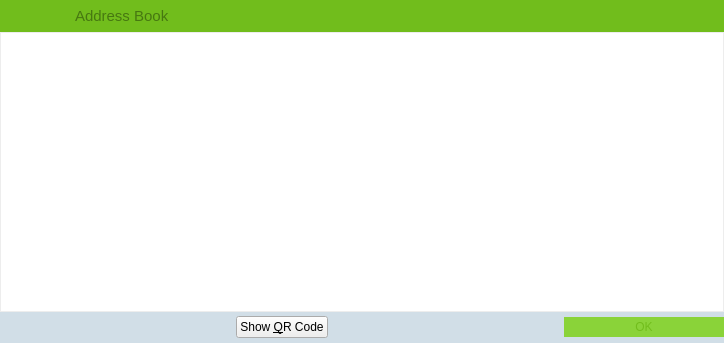
<?xml version="1.0" encoding="UTF-8"?>
<ui version="4.0">
 <class>AddressBookPage</class>
 <widget class="QWidget" name="AddressBookPage">
  <property name="geometry">
   <rect>
    <x>0</x>
    <y>0</y>
    <width>724</width>
    <height>343</height>
   </rect>
  </property>
  <property name="palette">
   <palette>
    <active>
     <colorrole role="Button">
      <brush brushstyle="SolidPattern">
       <color alpha="255">
        <red>209</red>
        <green>222</green>
        <blue>231</blue>
       </color>
      </brush>
     </colorrole>
     <colorrole role="Base">
      <brush brushstyle="SolidPattern">
       <color alpha="255">
        <red>209</red>
        <green>222</green>
        <blue>231</blue>
       </color>
      </brush>
     </colorrole>
     <colorrole role="Window">
      <brush brushstyle="SolidPattern">
       <color alpha="255">
        <red>209</red>
        <green>222</green>
        <blue>231</blue>
       </color>
      </brush>
     </colorrole>
     <colorrole role="Highlight">
      <brush brushstyle="SolidPattern">
       <color alpha="255">
        <red>235</red>
        <green>235</green>
        <blue>235</blue>
       </color>
      </brush>
     </colorrole>
     <colorrole role="HighlightedText">
      <brush brushstyle="SolidPattern">
       <color alpha="255">
        <red>171</red>
        <green>127</green>
        <blue>130</blue>
       </color>
      </brush>
     </colorrole>
    </active>
    <inactive>
     <colorrole role="Button">
      <brush brushstyle="SolidPattern">
       <color alpha="255">
        <red>209</red>
        <green>222</green>
        <blue>231</blue>
       </color>
      </brush>
     </colorrole>
     <colorrole role="Base">
      <brush brushstyle="SolidPattern">
       <color alpha="255">
        <red>209</red>
        <green>222</green>
        <blue>231</blue>
       </color>
      </brush>
     </colorrole>
     <colorrole role="Window">
      <brush brushstyle="SolidPattern">
       <color alpha="255">
        <red>209</red>
        <green>222</green>
        <blue>231</blue>
       </color>
      </brush>
     </colorrole>
     <colorrole role="Highlight">
      <brush brushstyle="SolidPattern">
       <color alpha="255">
        <red>235</red>
        <green>235</green>
        <blue>235</blue>
       </color>
      </brush>
     </colorrole>
     <colorrole role="HighlightedText">
      <brush brushstyle="SolidPattern">
       <color alpha="255">
        <red>171</red>
        <green>127</green>
        <blue>130</blue>
       </color>
      </brush>
     </colorrole>
    </inactive>
    <disabled>
     <colorrole role="Button">
      <brush brushstyle="SolidPattern">
       <color alpha="255">
        <red>209</red>
        <green>222</green>
        <blue>231</blue>
       </color>
      </brush>
     </colorrole>
     <colorrole role="Base">
      <brush brushstyle="SolidPattern">
       <color alpha="255">
        <red>209</red>
        <green>222</green>
        <blue>231</blue>
       </color>
      </brush>
     </colorrole>
     <colorrole role="Window">
      <brush brushstyle="SolidPattern">
       <color alpha="255">
        <red>209</red>
        <green>222</green>
        <blue>231</blue>
       </color>
      </brush>
     </colorrole>
     <colorrole role="Highlight">
      <brush brushstyle="SolidPattern">
       <color alpha="255">
        <red>240</red>
        <green>240</green>
        <blue>240</blue>
       </color>
      </brush>
     </colorrole>
     <colorrole role="HighlightedText">
      <brush brushstyle="SolidPattern">
       <color alpha="255">
        <red>171</red>
        <green>127</green>
        <blue>130</blue>
       </color>
      </brush>
     </colorrole>
    </disabled>
   </palette>
  </property>
  <property name="windowTitle">
   <string>Address Book</string>
  </property>
  <property name="styleSheet">
   <string notr="true">#AddressBookPage {
	background-color: rgb(209,222,231);
 }</string>
  </property>
  <layout class="QVBoxLayout" name="verticalLayout">
   <property name="spacing">
    <number>0</number>
   </property>
   <property name="leftMargin">
    <number>0</number>
   </property>
   <property name="topMargin">
    <number>0</number>
   </property>
   <property name="rightMargin">
    <number>0</number>
   </property>
   <property name="bottomMargin">
    <number>0</number>
   </property>
   <item>
    <widget class="QWidget" name="wAddressBookHeader" native="true">
     <property name="minimumSize">
      <size>
       <width>0</width>
       <height>32</height>
      </size>
     </property>
     <property name="maximumSize">
      <size>
       <width>16777215</width>
       <height>32</height>
      </size>
     </property>
     <property name="styleSheet">
      <string notr="true">background-color: rgb(113,189,28);</string>
     </property>
     <property name="is_header" stdset="0">
      <bool>true</bool>
     </property>
     <layout class="QHBoxLayout" name="horizontalLayout_13">
      <property name="leftMargin">
       <number>0</number>
      </property>
      <property name="topMargin">
       <number>0</number>
      </property>
      <property name="rightMargin">
       <number>0</number>
      </property>
      <property name="bottomMargin">
       <number>0</number>
      </property>
      <item>
       <spacer name="horizontalSpacer_17">
        <property name="orientation">
         <enum>Qt::Horizontal</enum>
        </property>
        <property name="sizeType">
         <enum>QSizePolicy::Fixed</enum>
        </property>
        <property name="sizeHint" stdset="0">
         <size>
          <width>3</width>
          <height>20</height>
         </size>
        </property>
       </spacer>
      </item>
      <item>
       <widget class="QLabel" name="label_25">
        <property name="sizePolicy">
         <sizepolicy hsizetype="Preferred" vsizetype="Preferred">
          <horstretch>0</horstretch>
          <verstretch>0</verstretch>
         </sizepolicy>
        </property>
        <property name="minimumSize">
         <size>
          <width>30</width>
          <height>30</height>
         </size>
        </property>
        <property name="maximumSize">
         <size>
          <width>30</width>
          <height>30</height>
         </size>
        </property>
        <property name="text">
         <string/>
        </property>
        <property name="pixmap">
         <pixmap resource="../res.qrc">:/res/address_book.png</pixmap>
        </property>
       </widget>
      </item>
      <item>
       <widget class="QLabel" name="label_25_1">
        <property name="sizePolicy">
         <sizepolicy hsizetype="Preferred" vsizetype="Preferred">
          <horstretch>0</horstretch>
          <verstretch>0</verstretch>
         </sizepolicy>
        </property>
        <property name="minimumSize">
         <size>
          <width>30</width>
          <height>30</height>
         </size>
        </property>
        <property name="maximumSize">
         <size>
          <width>30</width>
          <height>30</height>
         </size>
        </property>
        <property name="text">
         <string/>
        </property>
        <property name="pixmap">
         <pixmap resource="../res.qrc">:/res/download.png</pixmap>
        </property>
       </widget>
      </item>
      <item>
       <widget class="QLabel" name="label_27">
        <property name="font">
         <font>
          <pointsize>11</pointsize>
          <stylestrategy>PreferAntialias</stylestrategy>
         </font>
        </property>
        <property name="styleSheet">
         <string notr="true">QLabel {
	color:rgb(70,120,16);
}</string>
        </property>
        <property name="text">
         <string>Address Book</string>
        </property>
       </widget>
      </item>
      <item>
       <widget class="QPushButton" name="bClose">
        <property name="minimumSize">
         <size>
          <width>30</width>
          <height>30</height>
         </size>
        </property>
        <property name="maximumSize">
         <size>
          <width>30</width>
          <height>30</height>
         </size>
        </property>
        <property name="styleSheet">
         <string notr="true">QPushButton {	
	image: url(:/res/close_normal.png);
	border: 0px solid gray;
}
QPushButton:pressed:flat {
	image: url(:/res/close_normal.png);
}

QPushButton:hover {
	image: url(:/res/close_hover.png);
}</string>
        </property>
        <property name="text">
         <string notr="true"/>
        </property>
        <property name="flat">
         <bool>true</bool>
        </property>
       </widget>
      </item>
     </layout>
    </widget>
   </item>
   <item>
    <widget class="QTableView" name="tableView">
     <property name="contextMenuPolicy">
      <enum>Qt::CustomContextMenu</enum>
     </property>
     <property name="toolTip">
      <string>Double-click to edit address or label</string>
     </property>
     <property name="styleSheet">
      <string notr="true"> QScrollBar:vertical {
     border: 0px solid grey;
     background: white;
     width: 9px;
     margin: 24px 0px 0 0px;
 }
 QScrollBar::handle:vertical {
     background: rgb(209,222,231);
     min-width: 20px;
 }
QScrollBar::sub-line:vertical {
	height: 0px;
    width: 0px;
}

QHeaderView {
	background-color: rgb(209,222,231);
	font-size: 10;
	text-align:left;
}
QHeaderView::section {
    background-color: rgb(209,222,231);
    color: rgb(70,120,16);;
    padding-left: 5px;
    border: 0px solid #6c6c6c;
	text-align:left;
}

/* style the sort indicator */
QHeaderView::down-arrow {
    image: url(down_arrow.png);
}

QHeaderView::up-arrow {
    image: url(up_arrow.png);
}

QTableView {
	border: 1px solid #ededed;
	selection-background-color: rgb(209,222,231);
	selection-color: rgb(70,120,16);
	color: rgb(113,189,28);
	background-color: rgb(255, 255, 255);
}</string>
     </property>
     <property name="frameShape">
      <enum>QFrame::NoFrame</enum>
     </property>
     <property name="horizontalScrollBarPolicy">
      <enum>Qt::ScrollBarAlwaysOff</enum>
     </property>
     <property name="editTriggers">
      <set>QAbstractItemView::AnyKeyPressed|QAbstractItemView::DoubleClicked|QAbstractItemView::EditKeyPressed</set>
     </property>
     <property name="tabKeyNavigation">
      <bool>false</bool>
     </property>
     <property name="alternatingRowColors">
      <bool>true</bool>
     </property>
     <property name="selectionMode">
      <enum>QAbstractItemView::SingleSelection</enum>
     </property>
     <property name="selectionBehavior">
      <enum>QAbstractItemView::SelectRows</enum>
     </property>
     <property name="showGrid">
      <bool>false</bool>
     </property>
     <attribute name="verticalHeaderVisible">
      <bool>false</bool>
     </attribute>
     <attribute name="verticalHeaderDefaultSectionSize">
      <number>20</number>
     </attribute>
     <attribute name="verticalHeaderMinimumSectionSize">
      <number>20</number>
     </attribute>
    </widget>
   </item>
   <item>
    <layout class="QHBoxLayout" name="horizontalLayout_14">
     <item>
      <spacer name="horizontalSpacer_18">
       <property name="orientation">
        <enum>Qt::Horizontal</enum>
       </property>
       <property name="sizeHint" stdset="0">
        <size>
         <width>40</width>
         <height>20</height>
        </size>
       </property>
      </spacer>
     </item>
     <item>
      <widget class="QPushButton" name="newAddressButton">
       <property name="minimumSize">
        <size>
         <width>31</width>
         <height>31</height>
        </size>
       </property>
       <property name="maximumSize">
        <size>
         <width>31</width>
         <height>31</height>
        </size>
       </property>
       <property name="styleSheet">
        <string notr="true">QPushButton {
	border: 0px solid gray;
	image: url(:/res/add_contact/normal.png);
}

QPushButton:pressed:flat {
	image: url(:/res/add_contact/pressed.png);
}

QPushButton:hover {
	image: url(:/res/add_contact/hover.png);
}

QPushButton:!enabled {
	image: url(:/res/add_contact/disabled.png);
}</string>
       </property>
       <property name="text">
        <string/>
       </property>
       <property name="flat">
        <bool>true</bool>
       </property>
      </widget>
     </item>
     <item>
      <widget class="QPushButton" name="copyToClipboard">
       <property name="minimumSize">
        <size>
         <width>31</width>
         <height>31</height>
        </size>
       </property>
       <property name="maximumSize">
        <size>
         <width>31</width>
         <height>31</height>
        </size>
       </property>
       <property name="styleSheet">
        <string notr="true">QPushButton {
	border: 0px solid gray;
	image: url(:/res/duplicate_contact/normal.png);
}

QPushButton:pressed:flat {
	image: url(:/res/duplicate_contact/click.png);
}

QPushButton:hover {
	image: url(:/res/duplicate_contact/hover.png);
}

QPushButton:!enabled {
	image: url(:/res/duplicate_contact/disabled.png);
}</string>
       </property>
       <property name="text">
        <string/>
       </property>
       <property name="flat">
        <bool>true</bool>
       </property>
      </widget>
     </item>
     <item>
      <widget class="QPushButton" name="editButton">
       <property name="minimumSize">
        <size>
         <width>31</width>
         <height>31</height>
        </size>
       </property>
       <property name="maximumSize">
        <size>
         <width>31</width>
         <height>31</height>
        </size>
       </property>
       <property name="styleSheet">
        <string notr="true">QPushButton {
	border: 0px solid gray;
	image: url(:/res/edit_contact/edit_contact_normal.png);
}

QPushButton:pressed:flat {
	image: url(:/res/edit_contact/edit_contact_pressed.png);
}

QPushButton:hover {
	image: url(:/res/edit_contact/edit_contact_hover.png);
}

QPushButton:!enabled {
	image: url(:/res/edit_contact/edit_contact_disabled.png);
}</string>
       </property>
       <property name="text">
        <string/>
       </property>
       <property name="flat">
        <bool>true</bool>
       </property>
      </widget>
     </item>
     <item>
      <widget class="QPushButton" name="showQRCode">
       <property name="text">
        <string>Show &amp;QR Code</string>
       </property>
       <property name="icon">
        <iconset resource="../carbonemissiontradecoin.qrc">
         <normaloff>:/icons/qrcode</normaloff>:/icons/qrcode</iconset>
       </property>
      </widget>
     </item>
     <item>
      <widget class="QPushButton" name="signMessage">
       <property name="enabled">
        <bool>true</bool>
       </property>
       <property name="minimumSize">
        <size>
         <width>31</width>
         <height>31</height>
        </size>
       </property>
       <property name="maximumSize">
        <size>
         <width>31</width>
         <height>31</height>
        </size>
       </property>
       <property name="styleSheet">
        <string notr="true">QPushButton {
	border: 0px solid gray;
	image: url(:/res/sign/normal.png);
}

QPushButton:pressed:flat {
	image: url(:/res/sign/pressed.png);
}

QPushButton:hover {
	image: url(:/res/sign/hover.png);
}

QPushButton:!enabled {
	image: url(:/res/sign/disabled.png);
}</string>
       </property>
       <property name="text">
        <string/>
       </property>
       <property name="flat">
        <bool>true</bool>
       </property>
      </widget>
     </item>
     <item>
      <widget class="QPushButton" name="verifyMessage">
       <property name="enabled">
        <bool>true</bool>
       </property>
       <property name="minimumSize">
        <size>
         <width>31</width>
         <height>31</height>
        </size>
       </property>
       <property name="maximumSize">
        <size>
         <width>31</width>
         <height>31</height>
        </size>
       </property>
       <property name="styleSheet">
        <string notr="true">QPushButton {
	border: 0px solid gray;
	image: url(:/res/verify/verify_normal.png);
}

QPushButton:pressed:flat {
	image: url(:/res/verify/verify_pressed.png);
}

QPushButton:hover {
	image: url(:/res/verify/verify_hover.png);
}

QPushButton:!enabled {
	image: url(:/res/verify/verify_disabled.png);
}</string>
       </property>
       <property name="text">
        <string/>
       </property>
       <property name="flat">
        <bool>true</bool>
       </property>
      </widget>
     </item>
     <item>
      <widget class="QPushButton" name="deleteButton">
       <property name="minimumSize">
        <size>
         <width>31</width>
         <height>31</height>
        </size>
       </property>
       <property name="maximumSize">
        <size>
         <width>31</width>
         <height>31</height>
        </size>
       </property>
       <property name="styleSheet">
        <string notr="true">QPushButton {
	border: 0px solid gray;
	image: url(:/res/del_contact/delete_contact_normal.png);
}

QPushButton:pressed:flat {
	image: url(:/res/del_contact/delete_contact_pressed.png);
}

QPushButton:hover {
	image: url(:/res/del_contact/delete_contact_hover.png);
}

QPushButton:!enabled {
	image: url(:/res/del_contact/delete_contact_disabled.png);
}</string>
       </property>
       <property name="text">
        <string/>
       </property>
       <property name="flat">
        <bool>true</bool>
       </property>
      </widget>
     </item>
     <item>
      <spacer name="horizontalSpacer_19">
       <property name="orientation">
        <enum>Qt::Horizontal</enum>
       </property>
       <property name="sizeHint" stdset="0">
        <size>
         <width>40</width>
         <height>20</height>
        </size>
       </property>
      </spacer>
     </item>
     <item>
      <widget class="QDialogButtonBox" name="buttonBox">
       <property name="sizePolicy">
        <sizepolicy hsizetype="Maximum" vsizetype="Fixed">
         <horstretch>0</horstretch>
         <verstretch>0</verstretch>
        </sizepolicy>
       </property>
       <property name="styleSheet">
        <string notr="true">QPushButton {
	background-color: rgb(138,211,57);
	color: rgb(113,189,28);
	border: 0px solid gray;
	max-height: 20px;
	min-height: 20px;
	max-width: 160px;
	min-width: 160px;
}

QPushButton:pressed:flat {
	background-color: rgb(70,120,16);
}

QPushButton:hover {
	background-color: rgb(70,120,16);
}</string>
       </property>
       <property name="standardButtons">
        <set>QDialogButtonBox::Ok</set>
       </property>
      </widget>
     </item>
    </layout>
   </item>
  </layout>
 </widget>
 <resources>
  <include location="../carbonemissiontradecoin.qrc"/>
  <include location="../res.qrc"/>
 </resources>
 <connections>
  <connection>
   <sender>bClose</sender>
   <signal>clicked()</signal>
   <receiver>AddressBookPage</receiver>
   <slot>close()</slot>
   <hints>
    <hint type="sourcelabel">
     <x>870</x>
     <y>33</y>
    </hint>
    <hint type="destinationlabel">
     <x>447</x>
     <y>189</y>
    </hint>
   </hints>
  </connection>
 </connections>
</ui>
